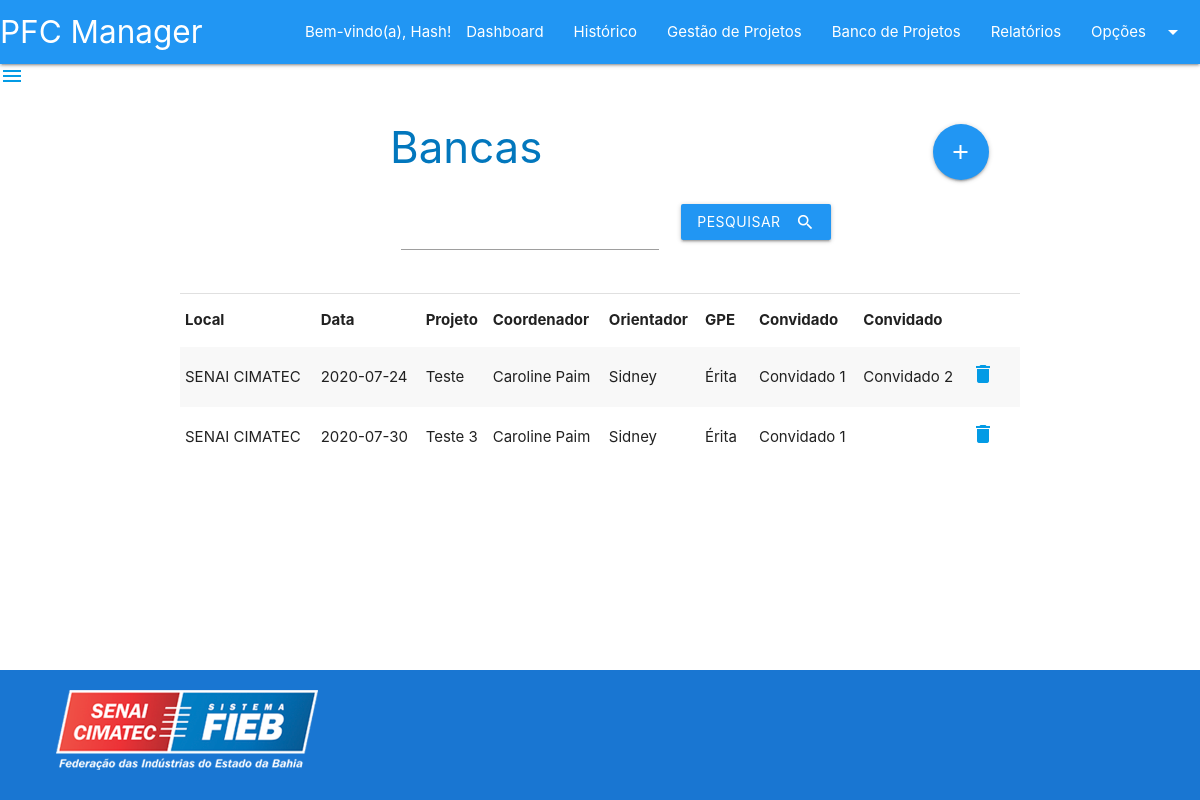
/telas/paginas_banca/index_banca.php (signed in), run on the app's committed database.
### tables this page shows
CREATE TABLE `cursos` (
  `curso_id` int NOT NULL AUTO_INCREMENT,
  `curso_nome` varchar(45) DEFAULT NULL,
  `curso_area_id` int NOT NULL,
  `curso_coordenador_id` int NOT NULL,
  PRIMARY KEY (`curso_id`),
  KEY `fk_cursos_areas1_idx` (`curso_area_id`),
  KEY `fk_cursos_coordenadores1_idx` (`curso_coordenador_id`),
  CONSTRAINT `fk_cursos_areas1` FOREIGN KEY (`curso_area_id`) REFERENCES `areas` (`area_id`),
  CONSTRAINT `fk_cursos_coordenadores1` FOREIGN KEY (`curso_coordenador_id`) REFERENCES `coordenadores` (`coordenador_id`)
);

CREATE TABLE `bancas` (
  `banca_id` int NOT NULL AUTO_INCREMENT,
  `banca_local` varchar(45) DEFAULT NULL,
  `banca_data` date DEFAULT NULL,
  `banca_convidado1` varchar(45) DEFAULT NULL,
  `banca_convidado2` varchar(45) DEFAULT NULL,
  `banca_observacao` varchar(1000) DEFAULT NULL,
  `banca_projeto_id` int NOT NULL,
  PRIMARY KEY (`banca_id`),
  KEY `fk_bancas_projetos1_idx` (`banca_projeto_id`),
  CONSTRAINT `fk_bancas_projetos1` FOREIGN KEY (`banca_projeto_id`) REFERENCES `projetos` (`projeto_id`)
);

CREATE TABLE `projetos` (
  `projeto_id` int NOT NULL AUTO_INCREMENT,
  `projeto_nome` varchar(45) DEFAULT NULL,
  `projeto_tipo` varchar(45) DEFAULT NULL,
  `projeto_empresa` varchar(45) DEFAULT NULL,
  `projeto_negocio` varchar(45) DEFAULT NULL,
  `projeto_macrotema` varchar(45) DEFAULT NULL,
  `projeto_risco` varchar(45) DEFAULT NULL,
  `projeto_retorno` decimal(10,2) DEFAULT NULL,
  `projeto_status` int DEFAULT NULL,
  `projeto_semestre` decimal(5,1) DEFAULT NULL,
  `projeto_entregavel1` date DEFAULT NULL,
  `projeto_status1` int DEFAULT NULL,
  `projeto_entregavel2` date DEFAULT NULL,
  `projeto_status2` int DEFAULT NULL,
  `projeto_entregavel3` date DEFAULT NULL,
  `projeto_status3` int DEFAULT NULL,
  `projeto_observacao` varchar(1000) DEFAULT NULL,
  `projeto_motivocancelamento` varchar(1000) DEFAULT NULL,
  `projeto_tem_banca` tinyint NOT NULL,
  `projeto_cliente_id` int DEFAULT NULL,
  `projeto_equipe_id` int DEFAULT NULL,
  PRIMARY KEY (`projeto_id`),
  KEY `fk_projetos_clientes1_idx` (`projeto_cliente_id`),
  KEY `fk_projetos_equipes1_idx` (`projeto_equipe_id`),
  CONSTRAINT `fk_projetos_clientes1` FOREIGN KEY (`projeto_cliente_id`) REFERENCES `clientes` (`cliente_id`),
  CONSTRAINT `fk_projetos_equipes1` FOREIGN KEY (`projeto_equipe_id`) REFERENCES `equipes` (`equipe_id`)
);

CREATE TABLE `coordenadores` (
  `coordenador_id` int NOT NULL AUTO_INCREMENT,
  `coordenador_nome` varchar(45) DEFAULT NULL,
  PRIMARY KEY (`coordenador_id`)
);

CREATE TABLE `orientadores` (
  `orientador_id` int NOT NULL AUTO_INCREMENT,
  `orientador_nome` varchar(45) DEFAULT NULL,
  PRIMARY KEY (`orientador_id`)
);

CREATE TABLE `gpes` (
  `gpe_id` int NOT NULL AUTO_INCREMENT,
  `gpe_nome` varchar(45) DEFAULT NULL,
  PRIMARY KEY (`gpe_id`)
);

### servicos/ServicosBanca.php (called while the page is built, shortened)
<?php
class ServicosBanca implements iServicosBanca
{
  function listarBancas()
  {
    $conexao = conectar();
    $consulta =
      "SELECT * FROM cursos
      INNER JOIN areas
    ON cursos.curso_area_id = areas.area_id
  INNER JOIN coordenadores
    ON cursos.curso_coordenador_id = coordenadores.coordenador_id
  INNER JOIN turmas
    ON turmas.turma_curso_id = cursos.curso_id
  CROSS JOIN bancas
  INNER JOIN projetos
    ON bancas.banca_projeto_id = projetos.projeto_id
  INNER JOIN clientes
    ON projetos.projeto_cliente_id = clientes.cliente_id
  INNER JOIN equipes
    ON projetos.projeto_equipe_id = equipes.equipe_id
    AND equipes.equipe_turma_id = turmas.turma_id
  INNER JOIN gpes
    ON turmas.turma_gpe_id = gpes.gpe_id
  INNER JOIN orientadores
    ON turmas.turma_orientador_id = orientadores.orientador_id";
    $resultado = mysqli_query($conexao, $consulta);
    return $resultado;
  }
}

### telas/paginas_banca/index_banca.php (the view, shortened to what this page needs)
<?php require_once("../../servicos/ServicosBanca.php"); ?>
<?php
if ($_SESSION["usuario_nome"]) {
?>
  <?php
  $servicosBanca = new ServicosBanca();
  ?>
  <!DOCTYPE html>
  <html lang="pt-BR">
  <head>
    <?php include_once("../compartilhado/head.php"); ?>
  </head>
  <body>
    <?php include_once("../compartilhado/header.php"); ?>
    <main>
      <div class="container">
        <div class="row">
          <form method="POST">
            <h3 class="light-blue-text text-darken-3 page-title">Bancas
              <?php
              if (($_SESSION["usuario_perfil"]) == "Administrador" || ($_SESSION["usuario_perfil"]) == "GPE") {
              ?>
                <a title="Adicionar Banca" href="cadastro_banca.php" class="btn-floating btn-large waves-effect waves-light blue right" style="margin-right: 5%;">
                  <i class="material-icons">add</i>
                </a>
              <?php
              }
              ?>
            </h3>
            <div class="input-field col s4 offset-s3">
              <input name="filtroOrientadorOuCliente" maxlength="45" type="text">
            </div>
            <div class="input-field col s4">
              <button class="btn waves-effect waves-light blue" type="submit" name="action">Pesquisar
                <i class="material-icons right ">search</i>
              </button>
            </div>
          </form>
        </div>
        <div class="divider"></div>
        <div class="table">
          <table class="striped">
            <thead>
              <tr>
                <th>Local</th>
                <th>Data</th>
                <th>Projeto</th>
                <th>Coordenador</th>
                <th>Orientador</th>
                <th>GPE</th>
                <th>Convidado</th>
                <th>Convidado</th>
              </tr>
            </thead>
            <tbody>
              <?php
              $resultado = $servicosBanca->listarBancas();
              while ($linha = mysqli_fetch_assoc($resultado)) {
              ?>
                <tr>
                  <td><?php echo $linha["banca_local"] ?></td>
                  <td><?php echo $linha["banca_data"] ?></td>
                  <td><?php echo $linha["projeto_nome"] ?></td>
                  <td><?php echo $linha["coordenador_nome"] ?></td>
                  <td><?php echo $linha["orientador_nome"] ?></td>
                  <td><?php echo $linha["gpe_nome"] ?></td>
                  <td><?php echo $linha["banca_convidado1"] ?></td>
                  <td><?php echo $linha["banca_convidado2"] ?></td>
                  <td>
                    <a href="deletar_banca.php?id=<?php echo $linha["banca_id"] ?>"><i class="material-icons">delete</i></a>
                  </td>
                </tr>
              <?php
              }
              ?>
            </tbody>
          </table>
        </div>
      </div>
      <br>
    </main>
    <?php include_once("../compartilhado/footer.php"); ?>
  </body>
  </html>
<?php
} else {
  header("location:../inicio/login.php");
}
?>

### telas/compartilhado/head.php (style rules this page uses)
div.table { overflow-x: scroll; }
th, td { min-width: 50px; }
.page-title { padding-left: 25%; }
body { display: flex; min-height: 100vh; flex-direction: column; }
main { flex: 1 0 auto; }

### data on the page
cursos: bancas.banca_local "SENAI CIMATEC", bancas.banca_data "2020-07-24", projetos.projeto_nome "Teste", curso_coordenador.coordenador_nome "Caroline Paim", orientadores.orientador_nome "Sidney", gpes.gpe_nome "Érita", bancas.banca_convidado1 "Convidado 1", bancas.banca_convidado2 "Convidado 2", bancas.banca_data "2020-07-30", projetos.projeto_nome "Teste 3"

### other printed values
$_SESSION["usuario_nome"] "Hash"
